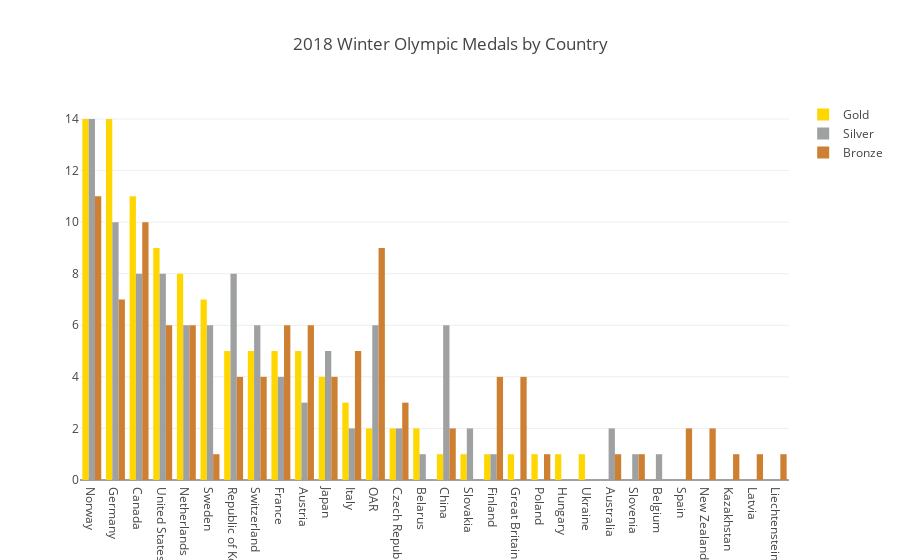

Notebook cell for this chart:
### Code cell
#######
# This is a grouped bar chart showing three traces
# (gold, silver and bronze medals won) for each country
# that competed in the 2018 Winter Olympics.
######
import plotly.offline as pyo
import plotly.graph_objs as go
import pandas as pd

pyo.init_notebook_mode(connected=True)

df = pd.read_csv('Documents/jupyternotebook/JupyterMe/04_dash/Plotly-Dashboards-with-Dash-master/Data/2018WinterOlympics.csv')

trace1 = go.Bar(
    x=df['NOC'],  # NOC stands for National Olympic Committee
    y=df['Gold'],
    name = 'Gold',
    marker=dict(color='#FFD700') # set the marker color to gold
)
trace2 = go.Bar(
    x=df['NOC'],
    y=df['Silver'],
    name='Silver',
    marker=dict(color='#9EA0A1') # set the marker color to silver
)
trace3 = go.Bar(
    x=df['NOC'],
    y=df['Bronze'],
    name='Bronze',
    marker=dict(color='#CD7F32') # set the marker color to bronze
)
data = [trace1, trace2, trace3]
layout = go.Layout(
    title='2018 Winter Olympic Medals by Country'
)
fig = go.Figure(data=data, layout=layout)
pyo.iplot(fig, filename='bar2.html')

### Figure 1 — Plotly figure (JSON) as saved in the notebook; plotly's stock layout.template omitted (floating-point values rounded to 4 significant figures)
{"data": [{"marker": {"color": "#FFD700"}, "name": "Gold", "type": "bar", "uid": "b6f19d5e-f445-11e8-b113-8b51723d6980", "x": ["Norway", "Germany", "Canada", "United States", "Netherlands", "Sweden", "Republic of Korea", "Switzerland", "France", "Austria", "Japan", "Italy", "OAR", "Czech Republic", "Belarus", "China", "Slovakia", "Finland", "Great Britain", "Poland", "Hungary", "Ukraine", "Australia", "Slovenia", "Belgium", "Spain", "New Zealand", "Kazakhstan", "Latvia", "Liechtenstein"], "y": [14, 14, 11, 9, 8, 7, 5, 5, 5, 5, 4, 3, 2, 2, 2, 1, 1, 1, 1, 1, 1, 1, 0, 0, 0, 0, 0, 0, 0, 0]}, {"marker": {"color": "#9EA0A1"}, "name": "Silver", "type": "bar", "uid": "b6f19f34-f445-11e8-b113-8b51723d6980", "x": ["Norway", "Germany", "Canada", "United States", "Netherlands", "Sweden", "Republic of Korea", "Switzerland", "France", "Austria", "Japan", "Italy", "OAR", "Czech Republic", "Belarus", "China", "Slovakia", "Finland", "Great Britain", "Poland", "Hungary", "Ukraine", "Australia", "Slovenia", "Belgium", "Spain", "New Zealand", "Kazakhstan", "Latvia", "Liechtenstein"], "y": [14, 10, 8, 8, 6, 6, 8, 6, 4, 3, 5, 2, 6, 2, 1, 6, 2, 1, 0, 0, 0, 0, 2, 1, 1, 0, 0, 0, 0, 0]}, {"marker": {"color": "#CD7F32"}, "name": "Bronze", "type": "bar", "uid": "b6f1a038-f445-11e8-b113-8b51723d6980", "x": ["Norway", "Germany", "Canada", "United States", "Netherlands", "Sweden", "Republic of Korea", "Switzerland", "France", "Austria", "Japan", "Italy", "OAR", "Czech Republic", "Belarus", "China", "Slovakia", "Finland", "Great Britain", "Poland", "Hungary", "Ukraine", "Australia", "Slovenia", "Belgium", "Spain", "New Zealand", "Kazakhstan", "Latvia", "Liechtenstein"], "y": [11, 7, 10, 6, 6, 1, 4, 4, 6, 6, 4, 5, 9, 3, 0, 2, 0, 4, 4, 1, 0, 0, 1, 1, 0, 2, 2, 1, 1, 1]}], "layout": {"title": "2018 Winter Olympic Medals by Country"}}
